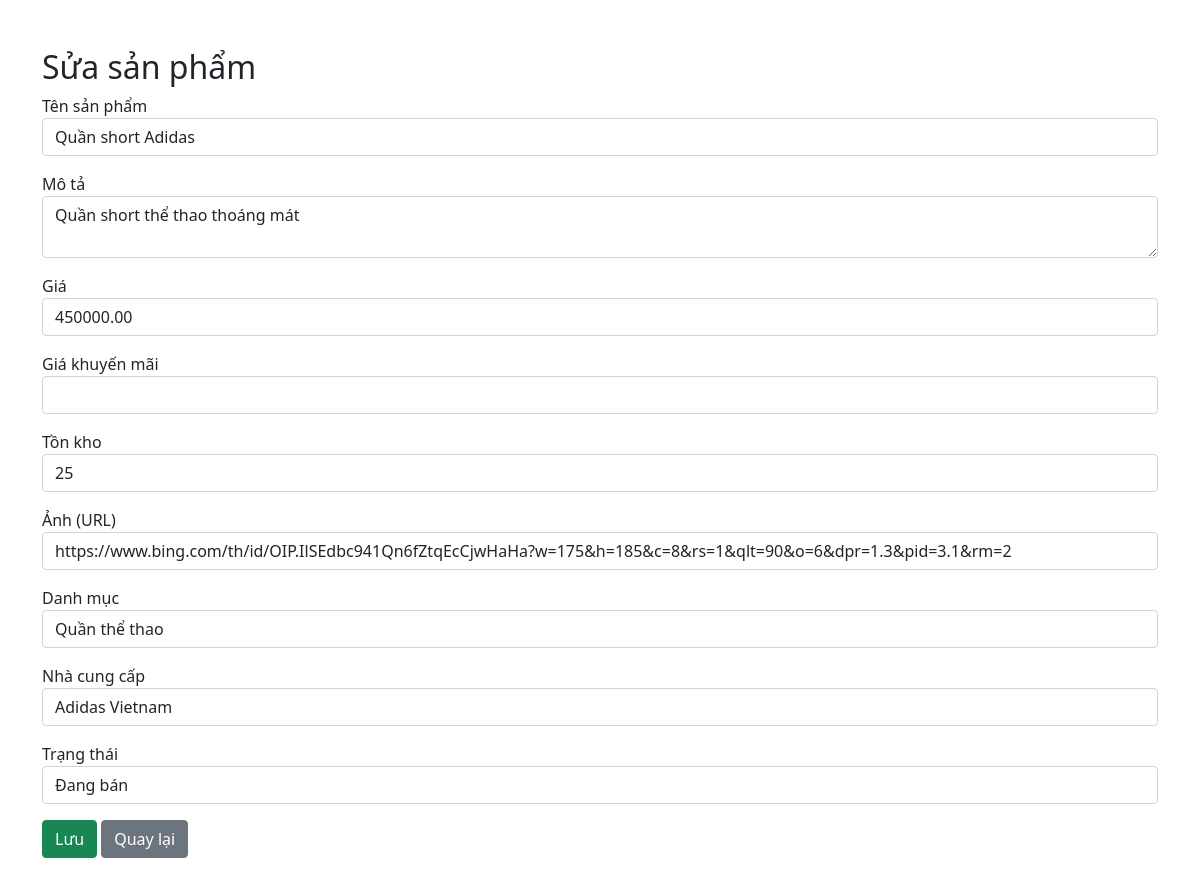
Page /admin/product_edit.php?id=2 on the committed database.
### tables this page shows
CREATE TABLE `products` (
  `id` int(11) NOT NULL,
  `name` varchar(255) NOT NULL,
  `code` varchar(50) NOT NULL,
  `category_id` int(11) DEFAULT NULL,
  `supplier_id` int(11) DEFAULT NULL,
  `description` text DEFAULT NULL,
  `price` decimal(10,2) NOT NULL,
  `sale_price` decimal(10,2) DEFAULT NULL,
  `stock_quantity` int(11) DEFAULT 0,
  `sizes` varchar(255) DEFAULT NULL,
  `colors` varchar(255) DEFAULT NULL,
  `image_url` varchar(255) DEFAULT NULL,
  `status` enum('active','inactive') DEFAULT 'active',
  `created_at` timestamp NOT NULL DEFAULT current_timestamp(),
  `updated_at` timestamp NOT NULL DEFAULT current_timestamp() ON UPDATE current_timestamp()
);

CREATE TABLE `categories` (
  `id` int(11) NOT NULL,
  `name` varchar(255) NOT NULL,
  `description` text DEFAULT NULL,
  `created_at` timestamp NOT NULL DEFAULT current_timestamp(),
  `updated_at` timestamp NOT NULL DEFAULT current_timestamp() ON UPDATE current_timestamp()
);

CREATE TABLE `suppliers` (
  `id` int(11) NOT NULL,
  `name` varchar(255) NOT NULL,
  `email` varchar(255) DEFAULT NULL,
  `phone` varchar(20) DEFAULT NULL,
  `address` text DEFAULT NULL,
  `created_at` timestamp NOT NULL DEFAULT current_timestamp()
);

### admin/product_edit.php (the view, shortened to what this page needs)
<?php
require_once '../config.php';
$id = (int)$_GET['id'];
$stmt = $pdo->prepare("SELECT * FROM products WHERE id = ?");
$stmt->execute([$id]);
$product = $stmt->fetch();
$categories = $pdo->query("SELECT * FROM categories")->fetchAll();
$suppliers = $pdo->query("SELECT * FROM suppliers")->fetchAll();
?>
<!DOCTYPE html>
<html lang="vi">
<head>
    <link href="https://cdn.jsdelivr.net/npm/bootstrap@5.1.3/dist/css/bootstrap.min.css" rel="stylesheet">
</head>
<body>
<div class="container my-5">
    <h2>Sửa sản phẩm</h2>
    <form method="post">
        <div class="mb-3">
            <label>Tên sản phẩm</label>
            <input type="text" name="name" class="form-control" value="<?= htmlspecialchars($product['name']) ?>" required>
        </div>
        <div class="mb-3">
            <label>Mô tả</label>
            <textarea name="description" class="form-control"><?= htmlspecialchars($product['description']) ?></textarea>
        </div>
        <div class="mb-3">
            <label>Giá</label>
            <input type="number" name="price" class="form-control" value="<?= $product['price'] ?>" required>
        </div>
        <div class="mb-3">
            <label>Giá khuyến mãi</label>
            <input type="number" name="sale_price" class="form-control" value="<?= $product['sale_price'] ?>">
        </div>
        <div class="mb-3">
            <label>Tồn kho</label>
            <input type="number" name="stock_quantity" class="form-control" value="<?= $product['stock_quantity'] ?>" required>
        </div>
        <div class="mb-3">
            <label>Ảnh (URL)</label>
            <input type="text" name="image_url" class="form-control" value="<?= htmlspecialchars($product['image_url']) ?>">
        </div>
        <div class="mb-3">
            <label>Danh mục</label>
            <select name="category_id" class="form-control" required>
                <?php foreach ($categories as $c): ?>
                    <option value="<?= $c['id'] ?>" <?= $product['category_id']==$c['id']?'selected':'' ?>><?= htmlspecialchars($c['name']) ?></option>
                <?php endforeach; ?>
            </select>
        </div>
        <div class="mb-3">
            <label>Nhà cung cấp</label>
            <select name="supplier_id" class="form-control" required>
                <?php foreach ($suppliers as $s): ?>
                    <option value="<?= $s['id'] ?>" <?= $product['supplier_id']==$s['id']?'selected':'' ?>><?= htmlspecialchars($s['name']) ?></option>
                <?php endforeach; ?>
            </select>
        </div>
        <div class="mb-3">
            <label>Trạng thái</label>
            <select name="status" class="form-control">
                <option value="active" <?= $product['status']=='active'?'selected':'' ?>>Đang bán</option>
            </select>
        </div>
        <button type="submit" class="btn btn-success">Lưu</button>
        <a href="products.php" class="btn btn-secondary">Quay lại</a>
    </form>
</div>
</body>
</html>

### rows in the picture
products: name "Quần short Adidas", description "Quần short thể thao thoáng mát", price "450000.00", stock_quantity "25", image_url "https://www.bing.com/th/id/OIP.IlSEdbc941Qn6fZtqEcCjwHaHa?w=175&h=185&c=8&rs=1&qlt=90&o=6&dpr=1.3&pid=3.1&rm=2", category_id "Quần thể thao", supplier_id "Adidas Vietnam", status "Đang bán"
